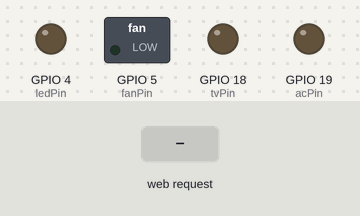
A sketch run on a simulated ESP32. On the bench: switched loads named in the sketch (green lamp = pin HIGH), output pins drawn as LEDs (lit = HIGH). The inputs (shaded band) are chosen by the test bench. WiFi joins after 1.5 s; servers stay silent unless stated; what the sketch prints to the serial monitor is not drawn.

Above: at 2.7 s.
2.8 s: HTTP request GET /led/on received
At 4.0 s:
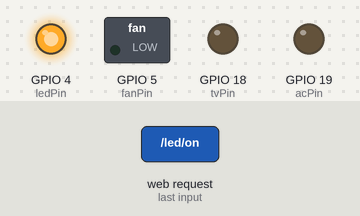
4.3 s: HTTP request GET /fan/on received
At 5.3 s:
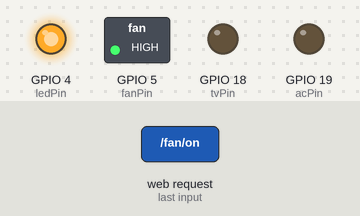
5.8 s: HTTP request GET /led/off received
At 6.4 s:
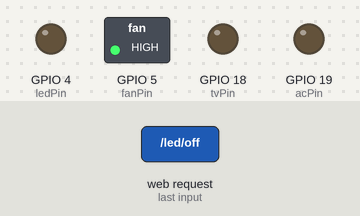
7.3 s: HTTP request GET /tv/on received
At 8.5 s:
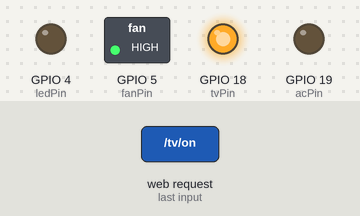
8.8 s: HTTP request GET /fan/off received
At 9.9 s:
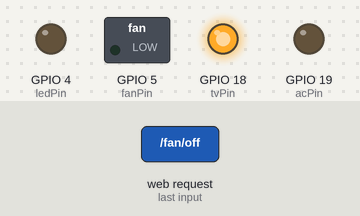
10.3 s: HTTP request GET /ac/on received
At 11.0 s:
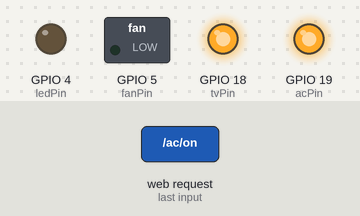
Timing chart, 0 to 12.8 s (numbered marks = the images above; inputs shaded):
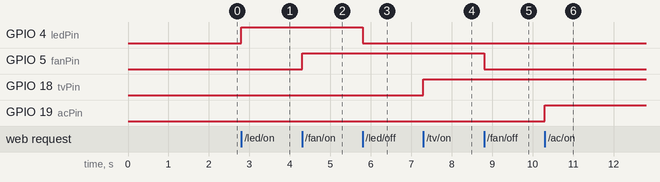

The sketch:

sketch_sep15a.ino
```cpp
#include <WiFi.h>
#include <WebServer.h>

// ---------------- WiFi Credentials ----------------
const char* ssid = "vivo T3x 5G";
const char* password = "VaiLa2003@";

// ---------------- Device Pins ----------------
// External LED connected to GPIO 4
const int ledPin = 4;    // Light
const int fanPin = 5;    // Fan
const int tvPin = 18;    // TV
const int acPin = 19;    // AC

WebServer server(80);

// ---------------- Helper to control devices ----------------
void setDevice(int pin, bool state) {
  digitalWrite(pin, state ? HIGH : LOW);
}

// ---------------- HTTP Handlers ----------------
void handleDevice(String device, bool state) {
  if (device == "led") setDevice(ledPin, state);
  else if (device == "fan") setDevice(fanPin, state);
  else if (device == "tv") setDevice(tvPin, state);
  else if (device == "ac") setDevice(acPin, state);

  server.send(200, "text/plain", device + (state ? " ON" : " OFF"));
}

void setup() {
  Serial.begin(115200);

  // Initialize pins
  pinMode(ledPin, OUTPUT);
  pinMode(fanPin, OUTPUT);
  pinMode(tvPin, OUTPUT);
  pinMode(acPin, OUTPUT);

  // Turn all devices OFF initially
  setDevice(ledPin, false);
  setDevice(fanPin, false);
  setDevice(tvPin, false);
  setDevice(acPin, false);

  // Connect to WiFi
  WiFi.begin(ssid, password);
  Serial.print("Connecting to WiFi");
  while (WiFi.status() != WL_CONNECTED) {
    delay(500);
    Serial.print(".");
  }
  Serial.println("\nConnected to WiFi!");
  Serial.print("ESP32 IP: ");
  Serial.println(WiFi.localIP());

  // ---------------- Define HTTP Endpoints ----------------
  // LED
  server.on("/led/on",  [](){ handleDevice("led", true); });
  server.on("/led/off", [](){ handleDevice("led", false); });

  // Fan
  server.on("/fan/on",  [](){ handleDevice("fan", true); });
  server.on("/fan/off", [](){ handleDevice("fan", false); });

  // TV
  server.on("/tv/on",   [](){ handleDevice("tv", true); });
  server.on("/tv/off",  [](){ handleDevice("tv", false); });

  // AC
  server.on("/ac/on",   [](){ handleDevice("ac", true); });
  server.on("/ac/off",  [](){ handleDevice("ac", false); });

  // All devices OFF
  server.on("/all/off", [](){
    setDevice(ledPin, false);
    setDevice(fanPin, false);
    setDevice(tvPin, false);
    setDevice(acPin, false);
    server.send(200, "text/plain", "All devices OFF");
  });

  server.begin();
  Serial.println("HTTP server started");
}

void loop() {
  server.handleClient();
}
```

Measured:
- after the input at 2.8 s, GPIO 4 (ledPin): LOW → HIGH at once
- after the input at 4.3 s, GPIO 5 (fanPin): LOW → HIGH at once
- after the input at 5.8 s, GPIO 4 (ledPin): HIGH → LOW at once
- after the input at 7.3 s, GPIO 18 (tvPin): LOW → HIGH at once
- after the input at 8.8 s, GPIO 5 (fanPin): HIGH → LOW at once
- after the input at 10.3 s, GPIO 19 (acPin): LOW → HIGH at once
